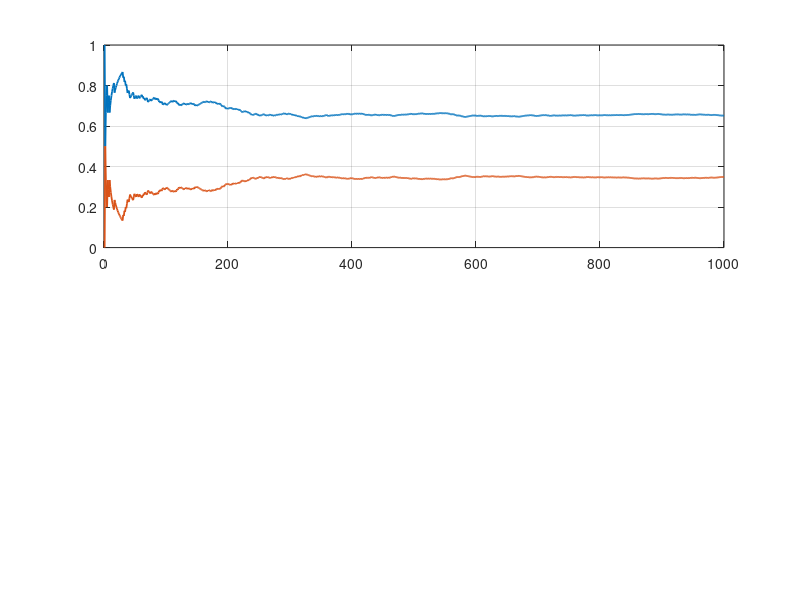

This figure's MATLAB source: (Note: this script raises an error after producing the figure.)
%% MONTY_HALL_DEMO  Monte Carlo for two Monty Hall variants
% Part A: Standard formulation of the problem (the host always reveals 
%         a goat, then offers a switch).
%         Switching wins → 2/3; Staying wins → 1/3.
% Part B: Random host (chooses a door uniformly from the tow doors you didn't pick).
%         If he opens the car, the round is invalid and we discard it.
%         Switch = Stay = 1/2.

% Parameters
N = 1000;

%% Part A: Standard host (goat reveal guaranteed)
win_switch = zeros(1,N);
win_stay   = zeros(1,N);

for j = 1:N
    
    doors     = randperm(3);    % value 1 = car, 2/3 = goats
    your_pick = randi(3);

    % possible door to open
    open_door = randi(3);

    % if it is your pick or contains the car, open another one instead
    while open_door == your_pick || doors(open_door) == 1
        open_door = randi(3);
    end

    closed_door = setdiff(1:3, [your_pick open_door]);

    if doors(your_pick) == 1 % you stick to your initial pick
        win_stay(j) = 1;
    end
    your_pick = closed_door; % you switch doors
    if doors(your_pick) == 1
        win_switch(j) = 1;
    end
end

win_ratio_switch = cumsum(win_switch)./(1:N);
win_ratio_stay   = cumsum(win_stay)./(1:N);

%% Part B: Random host 
win_switch_R = zeros(1,N);
win_stay_R   = zeros(1,N);

v = 1;  % number of valid rounds (host happened to open a goat)

while v < N

    doors = randperm(3);
    your_pick = randi(3);

   % possible door to open
    open_door = randi(3);

    % if it is your pick, open another one instead
    % it can possibly be a goat
    while open_door == your_pick
        open_door = randi(3);
    end

    closed_door = setdiff(1:3, [your_pick open_door]);

    % valid trials only
    if doors(open_door) ~= 1 
        if doors(your_pick) == 1
            win_stay_R(v) = 1;
        elseif doors(closed_door) == 1
            win_switch_R(v) = 1;
        end
        v = v+1;
    end

end

win_ratio_switch_R = cumsum(win_switch_R)./(1:N);
win_ratio_stay_R   = cumsum(win_stay_R)./(1:N);

%% Plots
% Panel A
figure
subplot(2,1,1); hold on; grid on; box on;
plot(1:N, win_ratio_switch, '-', 'LineWidth', 1.3);
plot(1:N, win_ratio_stay,   '-', 'LineWidth', 1.3);
yline(2/3, '--'); yline(1/3, '--');
legend('Switch','Stay', 'Location','northeast');
title('A) Standard host (always reveals a goat)');
xlabel('Rounds'); ylabel('Success probability');

% Panel B
subplot(2,1,2); hold on; grid on; box on;
plot(1:N, win_ratio_switch_R, '-', 'LineWidth', 1.3);
plot(1:N, win_ratio_stay_R,   '-', 'LineWidth', 1.3);
yline(1/2, '--');
legend('Switch','Stay', 'Location','northeast');
title('B) Random host (conditioned on goat reveal)');
xlabel('Valid rounds'); ylabel('Success probability');